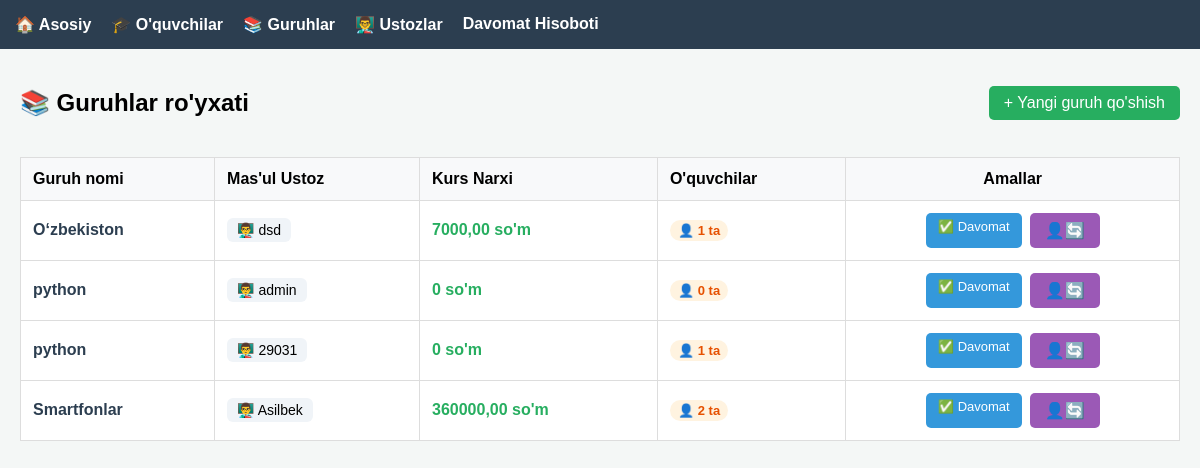
Screenshot of /groups/ (signed in) with the database file from the repository.
### markaz/models.py (models this page shows, shortened)
class Group(models.Model):
    name = models.CharField(max_length=100)
    teacher = models.ForeignKey(Teacher, on_delete=models.SET_NULL, null=True)
    price = models.DecimalField(max_digits=10, decimal_places=2, default=0) # Kurs narxi

class Teacher(models.Model):
    name = models.CharField(max_length=100)
    user = models.OneToOneField(User, on_delete=models.CASCADE)
    phone = models.CharField(max_length=13)
    def __str__(self):
        return self.user.get_full_name()or self.user.username

### markaz/views.py (the view)
# urls.py: path('groups/', views.group_list, name='group_list'),
@login_required
def group_list(request):
    groups = Group.objects.all()
    return render(request, 'groups.html', {'groups': groups})

### templates/groups.html
{% extends 'base.html' %}
{% block content %}
<div style="display: flex; justify-content: space-between; align-items: center; margin-bottom: 20px;">
    <h2>📚 Guruhlar ro'yxati</h2>
    <a href="{% url 'group_create' %}" class="btn btn-add">+ Yangi guruh qo'shish</a>
</div>
<table>
    <thead>
        <tr>
            <th>Guruh nomi</th>
            <th>Mas'ul Ustoz</th>
            <th>Kurs Narxi</th> <th>O'quvchilar</th>
            <th style="text-align: center;">Amallar</th>
        </tr>
    </thead>
    <tbody>
        {% for g in groups %}
        <tr>
            <td><b style="color: #2c3e50;">{{ g.name }}</b></td>
            <td>
                <span style="background: #f0f4f8; padding: 4px 10px; border-radius: 6px; font-size: 14px;">
                    👨‍🏫 {{ g.teacher }}
                </span>
            </td>
            <td>
                <b style="color: #27ae60;">{{ g.price|default:"0" }} so'm</b>
            </td>
            <td>
                <span style="background: #fff3e0; color: #e65100; padding: 3px 8px; border-radius: 12px; font-size: 13px; font-weight: bold;">
                    👤 {{ g.students.count }} ta
                </span>
            </td>
            <td style="text-align: center;">
                <div style="display: flex; gap: 8px; justify-content: center;">
                    <a href="{% url 'take_attendance' g.id %}" class="btn btn-info" style="font-size: 13px; padding: 6px 12px;">
                        ✅ Davomat
                    </a>
                    <a href="{% url 'change_teacher' g.id %}" class="btn btn-edit" title="Ustozni almashtirish" style="background: #9b59b6; border-color: #8e44ad;">
                        👤🔄
                    </a>
                </div>
            </td>
        </tr>
        {% empty %}
        <tr>
            <td colspan="5" style="text-align: center; color: #999; padding: 20px;">
                Hozircha hech qanday guruh mavjud emas.
            </td>
        </tr>
        {% endfor %}
    </tbody>
</table>
{% endblock %}

### templates/base.html (style rules this page uses)
body { font-family: sans-serif; margin: 0; padding: 0; background: #f4f7f6; }
table { width: 100%; border-collapse: collapse; background: white; margin-top: 20px; }
th, td { padding: 12px; border: 1px solid #ddd; text-align: left; }
th { background: #f8f9fa; }
.btn { padding: 8px 15px; border-radius: 5px; text-decoration: none; color: white; cursor: pointer; border: none; }
.btn-add { background: #27ae60; }
.btn-edit { background: #f1c40f; color: black; }
.btn-info { background: #3498db; }

### rows the page displays
Group: name "O‘zbekiston", teacher "dsd", price "7000,00", students.count "1"
Group: name "python", teacher "admin", price "0", students.count "0"
Group: name "python", teacher "29031", price "0", students.count "1"
Group: name "Smartfonlar", teacher "Asilbek", price "360000,00", students.count "2"
